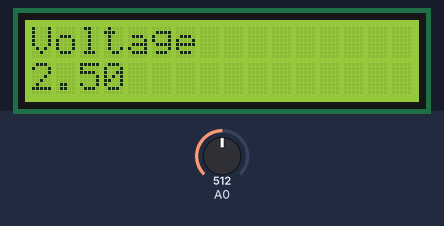
Simulated run of this sketch. Board: Arduino Uno, built with avr-gcc and run on an emulated ATmega328P. Shown: 16×2 character LCD. The inputs (shaded band) are chosen by the test bench; at power-on: A0 = 512. What the sketch prints to the serial monitor is not drawn.

Above: at 1.2 s.
1.3 s: A0 set to 716
At 2.1 s:
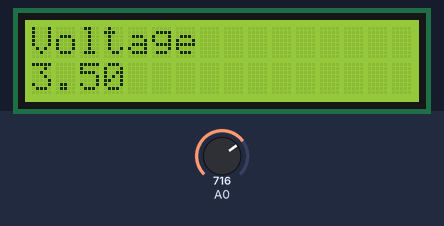
3.0 s: A0 set to 900
At 3.5 s:
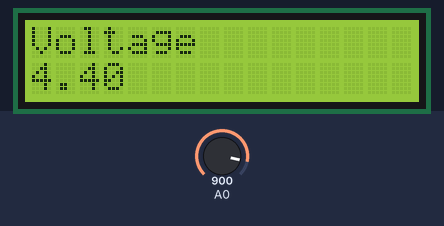
4.5 s: A0 set to 1023
At 5.0 s:
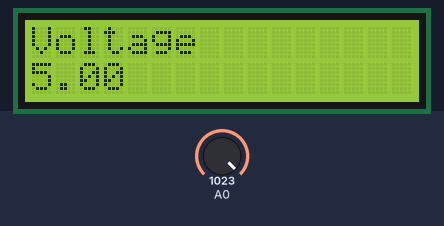
Timing chart, 0 to 7.5 s (numbered marks = the images above; inputs shaded):
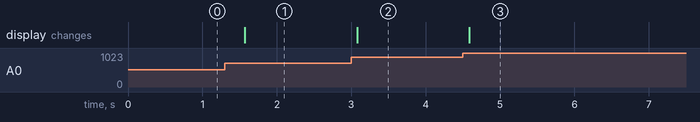

The sketch:

LCD_Voltage.ino
```cpp
/*
 * Demonstrates the use a 16x2 LCD display prior to adding the SparkFun Spectrum Shield.
 * Good for reading bias voltage for setting your E.Q. or VU meter floor limiter.
 * An LCD isn't necessary at all. I've only added it for those who run LCD's with the shield.
 *
 */

#include <LiquidCrystal.h>

const int rs = 12, en = 11, d4 = 5, d5 = 4, d6 = 3, d7 = 2;
LiquidCrystal lcd(rs, en, d4, d5, d6, d7);

float input_voltage = 0.0;
float temp=0.0;

void setup()
{
   Serial.begin(9600);
   lcd.begin(16, 2);
   lcd.print("Voltage");
}
void loop(){
   int analog_value = analogRead(A0);
   float input_voltage = analog_value * (5.0 / 1023.0);
   if (input_voltage < 0.1) {
     input_voltage=0.0;
   }
   Serial.print("v= ");
   Serial.println(input_voltage); // print to serial monitor and plotter for monitoring bias, you can write a script to avg bias and reduce it.
   lcd.setCursor(0, 1);
   lcd.print(input_voltage);  // print voltage to LCD
   delay(300); // No sense in refreshing the value so fast that you can't see the changes. Use the serial plotter for that instead, plotter is better for debugging.
}
```

Measured:
- after the input at 1.3 s, the display: changes after 0.27 s (image 1)
- after the input at 3.0 s, the display: changes after 0.08 s (image 2)
- after the input at 4.5 s, the display: changes after 0.09 s (image 3)
